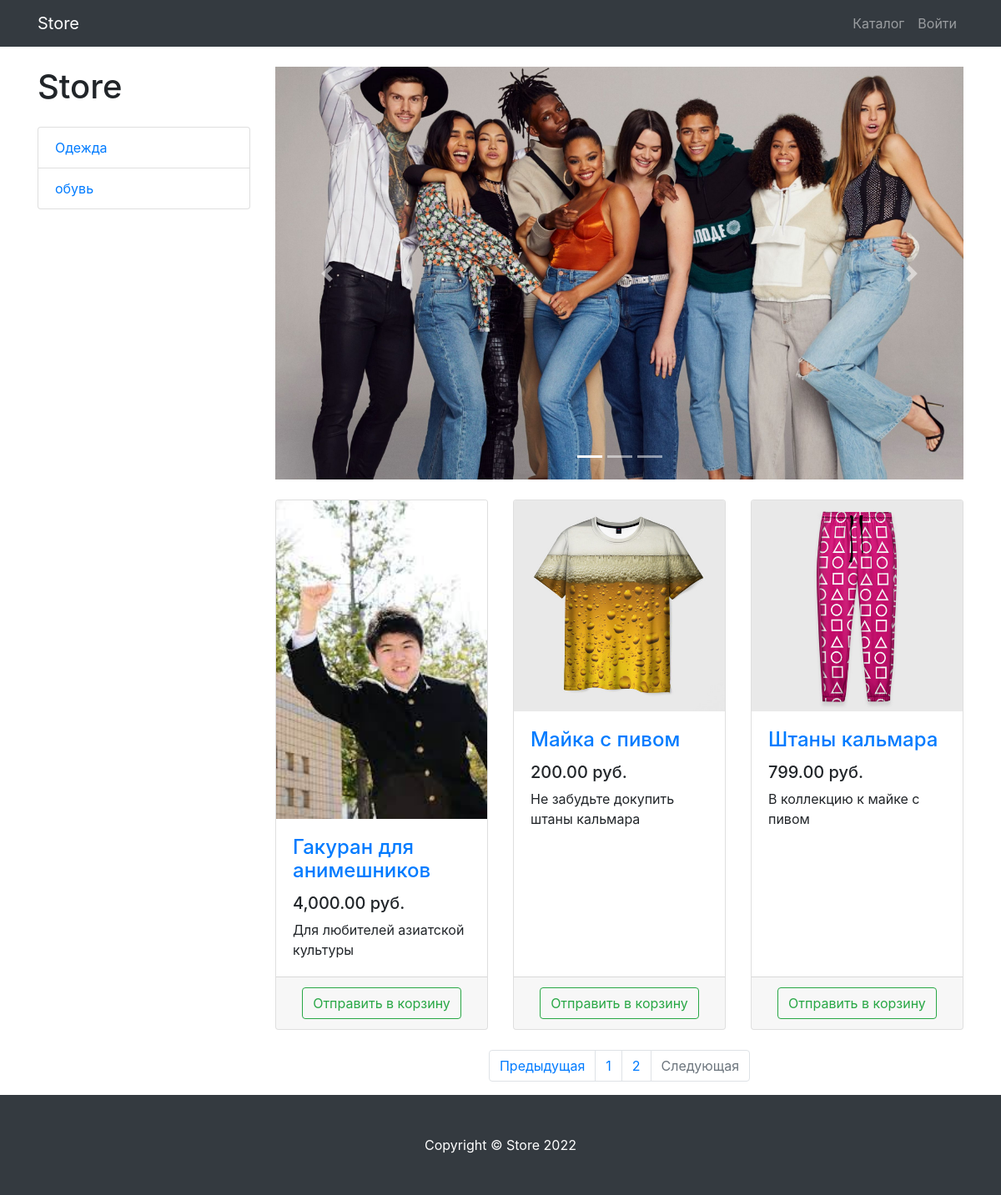
The app's page /products/page/2/ with its own data.
### products/models.py (models this page shows, shortened)
class ProductCategory(models.Model):
    name = models.CharField(max_length=128)
    description = models.TextField(null=True, blank=True)
    class Meta:
        verbose_name = 'category'
        verbose_name_plural = 'categories'

class Product(models.Model):
    name = models.CharField(max_length=256)
    description = models.TextField()
    price = models.DecimalField(max_digits=6, decimal_places=2)
    quantity = models.PositiveIntegerField(default=0)
    image = models.ImageField(upload_to='products_images')
    category = models.ForeignKey(ProductCategory, on_delete=models.CASCADE)
    class Meta:
        verbose_name = 'product'
        verbose_name_plural = 'products'

### products/views.py (the view)
# urls.py: path('', ProductsListView.as_view(), name='index'),
class ProductsListView(ListView):
    model =  Product
    template_name = 'products/products.html'
    paginate_by = 3
    def get_queryset(self):
        queryset = super(ProductsListView, self).get_queryset()
        category_id = self.kwargs.get('category_id')
        return queryset.filter(category_id=category_id) if category_id else queryset
    def get_context_data(self, *, object_list=None, **kwargs):
        context = super(ProductsListView, self).get_context_data()
        context['title'] = 'Каталог'
        context['categories'] = ProductCategory.objects.all()
        return context

### products/templates/products/products.html (shortened to what this page needs)
{% extends 'products/base.html' %}
{% load static cache humanize %}
{% block css %}
    <link href="{% static 'vendor/css/products.css' %}" rel="stylesheet">
{% endblock %}
{% block content %}
    <div class="container">
        <div class="row">
            <div class="col-lg-3">
                <h1 class="my-4">Store</h1>
                <div class="list-group">
                    {% for category in categories %}
                        <a href="{% url 'products:category' category.id %}" class="list-group-item">
                            {{ category.name }}
                        </a>
                    {% endfor %}
                </div>
            </div>
            <div class="col-lg-9">
                <div id="carouselExampleIndicators" class="carousel slide my-4" data-ride="carousel">
                    <ol class="carousel-indicators">
                        <li data-target="#carouselExampleIndicators" data-slide-to="0" class="active"></li>
                        <li data-target="#carouselExampleIndicators" data-slide-to="1"></li>
                        <li data-target="#carouselExampleIndicators" data-slide-to="2"></li>
                    </ol>
                    <div class="carousel-inner" role="listbox">
                        <div class="carousel-item active">
                            <img class="d-block img-fluid" src="/static/vendor/img/slides/slide-1.jpg"
                                 alt="First slide">
                        </div>
                    </div>
                    <a class="carousel-control-prev" href="#carouselExampleIndicators" role="button" data-slide="prev">
                        <span class="carousel-control-prev-icon" aria-hidden="true"></span>
                    </a>
                    <a class="carousel-control-next" href="#carouselExampleIndicators" role="button" data-slide="next">
                        <span class="carousel-control-next-icon" aria-hidden="true"></span>
                    </a>
                </div>
                <div class="row">
                    {% for product in object_list %}
                        <div class="col-lg-4 col-md-6 mb-4">
                            <div class="card h-100">
                                <a href="#">
                                    <img class="card-img-top"
                                         src="{{ product.image.url }}"
                                         alt="">
                                </a>
                                <div class="card-body">
                                    <h4 class="card-title">
                                        <a href="#">{{ product.name }}</a>
                                    </h4>
                                    <h5>{{ product.price|intcomma }} руб.</h5>
                                    <p class="card-text">{{ product.description }}</p>
                                </div>
                                <div class="card-footer text-center">
                                    <a class="btn btn-outline-success"
                                       href="{% url 'products:basket_add' product.id %}">
                                        Отправить в корзину
                                    </a>
                                </div>
                            </div>
                        </div>
                    {% endfor %}
            {% if is_paginated %}
            </div>
                <nav aria-label="Page navigation example">
                    <ul class="pagination justify-content-center">
                        <li class="page-item {% if not  page_obj.has_previous %} disabled {% endif %}">
                            <a class="page-link"
                               href="{% if  page_obj.has_previous %} {% url 'products:paginator'  page_obj.previous_page_number %} {% else %} # {% endif %}"
                               tabindex="-1" aria-disabled="true">
                                Предыдущая
                            </a>
                        </li>
                        {% for page in  paginator.page_range %}
                            <li class="page-item">
                                <a class="page-link" href="{% url 'products:paginator' page %}">
                                    {{ page }}
                                </a>
                            </li>
                        {% endfor %}
                        <li class="page-item {% if not  page_obj.has_next %} disabled {% endif %}">
                            <a class="page-link"
                               href="{% if  page_obj.has_next %} {% url 'products:paginator'  page_obj.next_page_number %} {% else %} # {% endif %}">
                                Следующая
                            </a>
                        </li>
                    </ul>
                </nav>
            </div>
            {% endif %}
        </div>
    </div>
{% endblock %}
{% block footer %}
    <footer class="py-5 bg-dark">
        <div class="container">
            <p class="m-0 text-center text-white">Copyright &copy; Store 2022</p>
        </div>
    </footer>
{% endblock %}

### records on screen
ProductCategory: name "Одежда"
ProductCategory: name "обувь"
Product: image (picture), name "Гакуран для анимешников", price "4,000.00", description "Для любителей азиатской культуры"
Product: image (picture), name "Майка с пивом", price "200.00", description "Не забудьте докупить штаны кальмара"
Product: image (picture), name "Штаны кальмара", price "799.00", description "В коллекцию к майке с пивом"

### other values on screen
{{ page }} "1" "2"
